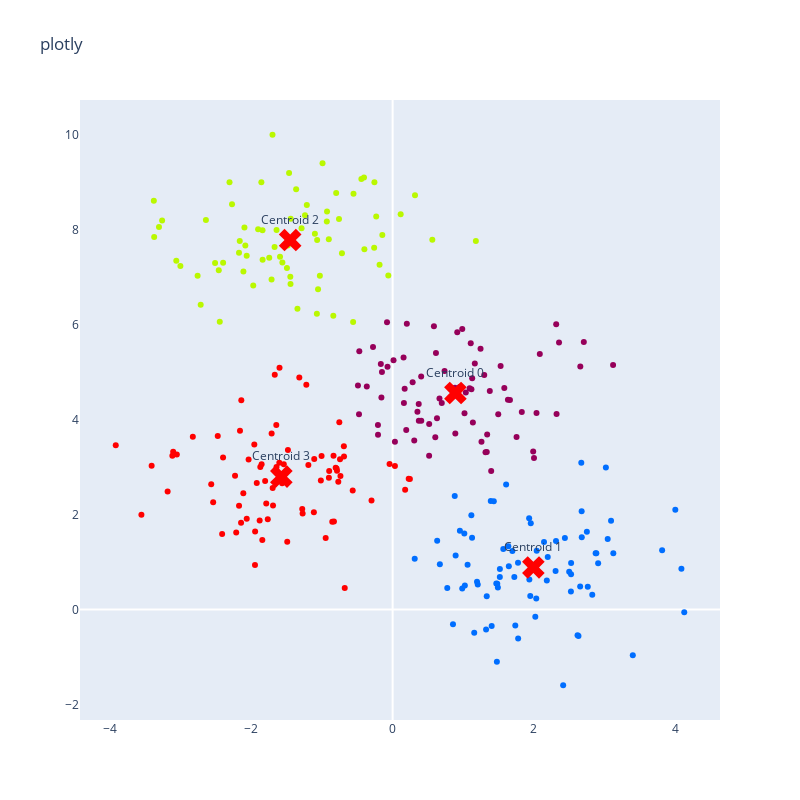

The code cell stored with this chart in its notebook:
### Code cell
import numpy as np
import plotly.graph_objects as go
from sklearn.cluster import KMeans
from sklearn.datasets import make_blobs

data_test, _ = make_blobs(n_samples=300, centers=4, cluster_std=0.9, random_state=0)
print(data_test.shape)

kmeans = KMeans(n_clusters=4, random_state=0).fit(data_test)
labels = kmeans.labels_
centroids = kmeans.cluster_centers_

fig = go.Figure(
    data=go.Scatter(
        x=data_test[:, 0],
        y=data_test[:, 1],
        mode="markers",
        marker=dict(
            color=labels,
            colorscale="rainbow",
        ),
        hovertemplate="x: %{x}<br>y: %{y}<extra></extra>",
        showlegend=False,
    ),
    layout=go.Layout(
        title="plotly",
        width=800,
        height=800,
        xaxis=dict(showgrid=False),
        yaxis=dict(showgrid=False),
    ),
)
for i, (cx, cy) in enumerate(centroids):
    fig.add_scatter(
        x=[cx],
        y=[cy],
        mode="markers+text",
        marker=dict(
            color="red",
            size=20,
            symbol="x",
        ),
        text=[f"Centroid {i}"],
        textposition="top center",
        showlegend=False,
        hovertemplate="x: %{x}<br>y: %{y}<extra></extra>",
    )

fig.show()

### Figure 1 — Plotly figure (JSON) as saved in the notebook; plotly's stock layout.template omitted (floating-point values rounded to 4 significant figures; data arrays with more than 128 entries replaced by an {"elided": "..."} marker saying what was removed)
{"data": [{"hovertemplate": "x: %{x}<br>y: %{y}<extra></extra>", "marker": {"color": {"elided": "300 int values"}, "colorscale": [[0, "rgb(150,0,90)"], [0.125, "rgb(0,0,200)"], [0.25, "rgb(0,25,255)"], [0.375, "rgb(0,152,255)"], [0.5, "rgb(44,255,150)"], [0.625, "rgb(151,255,0)"], [0.75, "rgb(255,234,0)"], [0.875, "rgb(255,111,0)"], [1, "rgb(255,0,0)"]]}, "mode": "markers", "showlegend": false, "type": "scatter", "x": {"elided": "300 float values"}, "y": {"elided": "300 float values"}}, {"hovertemplate": "x: %{x}<br>y: %{y}<extra></extra>", "marker": {"color": "red", "size": 20, "symbol": "x"}, "mode": "markers+text", "showlegend": false, "text": ["Centroid 0"], "textposition": "top center", "type": "scatter", "x": [0.8889], "y": [4.563]}, {"hovertemplate": "x: %{x}<br>y: %{y}<extra></extra>", "marker": {"color": "red", "size": 20, "symbol": "x"}, "mode": "markers+text", "showlegend": false, "text": ["Centroid 1"], "textposition": "top center", "type": "scatter", "x": [1.993], "y": [0.8853]}, {"hovertemplate": "x: %{x}<br>y: %{y}<extra></extra>", "marker": {"color": "red", "size": 20, "symbol": "x"}, "mode": "markers+text", "showlegend": false, "text": ["Centroid 2"], "textposition": "top center", "type": "scatter", "x": [-1.451], "y": [7.787]}, {"hovertemplate": "x: %{x}<br>y: %{y}<extra></extra>", "marker": {"color": "red", "size": 20, "symbol": "x"}, "mode": "markers+text", "showlegend": false, "text": ["Centroid 3"], "textposition": "top center", "type": "scatter", "x": [-1.576], "y": [2.8]}], "layout": {"height": 800, "title": {"text": "plotly"}, "width": 800, "xaxis": {"showgrid": false}, "yaxis": {"showgrid": false}}}
